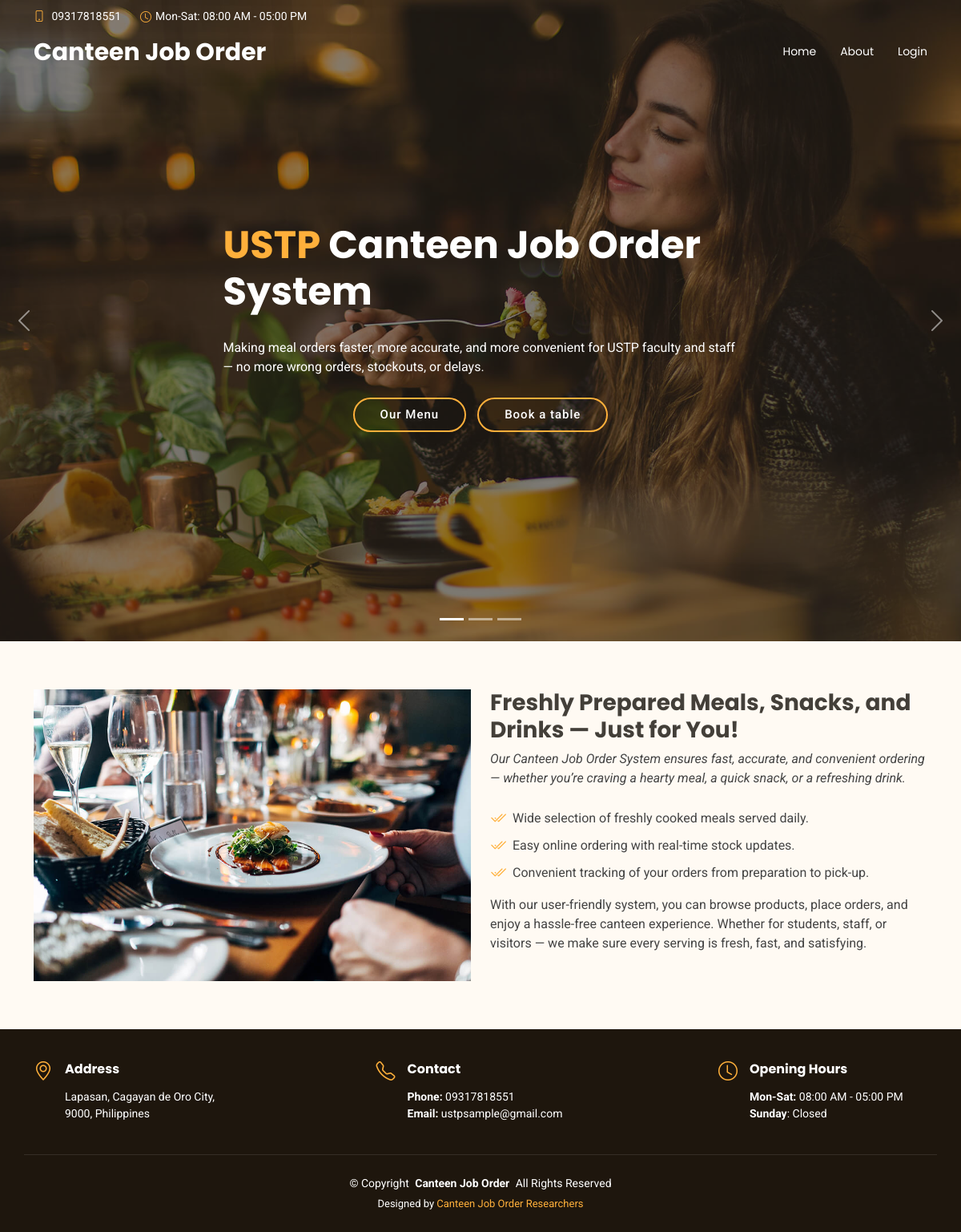
The app's page /index-copy.php with its own data.
### tables this page shows
CREATE TABLE `system_settings` (
  `Id` int(11) NOT NULL,
  `system_name` varchar(255) NOT NULL,
  `about_us` text NOT NULL,
  `address` text NOT NULL,
  `email` varchar(50) NOT NULL,
  `contact` varchar(50) NOT NULL,
  `logo` varchar(255) NOT NULL,
  `gallery` varchar(255) NOT NULL,
  `status` int(11) NOT NULL DEFAULT 0 COMMENT '0=Inactive, 1=Active',
  `created_at` timestamp NOT NULL DEFAULT current_timestamp()
);

### php/db_config.php (called while the page is built, shortened)
<?php
	class db_connect {
	    private $host = DB_HOST;
	    private $user = DB_USER;
	    private $pass = DB_PASS;
	    private $name = DB_NAME;
	    public function connect() {
	        $this->conn = new mysqli($this->host, $this->user, $this->pass, $this->name);
	        return true;
	    }
	}
?>

### php/classes.php (called while the page is built, shortened)
<?php
    require_once 'db_config.php';
    class db_class extends db_connect {
            public function getActiveSystemSettings() {
                $query=$this->conn->prepare("SELECT * FROM system_settings WHERE status=1 LIMIT 1") or die($this->conn->error);
                if($query->execute()){
                    $result=$query->get_result();
                    return $result;
                }
            }
    }

### index-copy.php (the view, shortened to what this page needs)
<?php require_once 'header.php'; ?>
<div class="toast-container position-fixed top-0 end-0 p-3" style="z-index: 2000;">
</div>
<section id="hero" class="hero section dark-background">
  <div id="hero-carousel" class="carousel slide carousel-fade" data-bs-ride="carousel" data-bs-interval="5000">
    <div class="carousel-item active">
      <img src="assets/img/hero-carousel/hero-carousel-1.jpg" alt="">
      <div class="carousel-container">
        <h2><span>USTP</span> Canteen Job Order System</h2>
        <p>Making meal orders faster, more accurate, and more convenient for USTP faculty and staff — no more wrong orders, stockouts, or delays.</p>
        <div>
          <a href="#menu" class="btn-get-started">Our Menu</a>
          <a href="#book-a-table" class="btn-get-started">Book a table</a>
        </div>
      </div>
    </div>
    <a class="carousel-control-prev" href="#hero-carousel" role="button" data-bs-slide="prev">
      <span class="carousel-control-prev-icon bi bi-chevron-left" aria-hidden="true"></span>
    </a>
    <a class="carousel-control-next" href="#hero-carousel" role="button" data-bs-slide="next">
      <span class="carousel-control-next-icon bi bi-chevron-right" aria-hidden="true"></span>
    </a>
    <ol class="carousel-indicators"></ol>
  </div>
</section>
<section id="about" class="about section light-background">
  <div class="container">
    <div class="row gy-4">
      <div class="col-lg-6 position-relative align-self-start" data-aos="fade-up" data-aos-delay="100">
        <img src="assets/img/about.jpg" class="img-fluid" alt="Canteen kitchen and food service area">
      </div>
      <div class="col-lg-6 content" data-aos="fade-up" data-aos-delay="200">
        <h3>Freshly Prepared Meals, Snacks, and Drinks — Just for You!</h3>
        <p class="fst-italic">
          Our Canteen Job Order System ensures fast, accurate, and convenient ordering — whether you’re craving a hearty meal, a quick snack, or a refreshing drink.
        </p>
        <ul>
          <li><i class="bi bi-check2-all"></i> <span>Wide selection of freshly cooked meals served daily.</span></li>
          <li><i class="bi bi-check2-all"></i> <span>Easy online ordering with real-time stock updates.</span></li>
          <li><i class="bi bi-check2-all"></i> <span>Convenient tracking of your orders from preparation to pick-up.</span></li>
        </ul>
        <p>
          With our user-friendly system, you can browse products, place orders, and enjoy a hassle-free canteen experience. Whether for students, staff, or visitors — we make sure every serving is fresh, fast, and satisfying.
        </p>
      </div>
    </div>
  </div>
</section>
<?php require_once 'footer.php'; ?>

### header.php (shortened to what this page needs)
<?php
  require_once 'php/db_config.php';
  require_once 'php/classes.php';
  $db = new db_class();
  $system_settings = $db->getActiveSystemSettings();
  $system_info = null;
  if ($system_settings && $system_settings->num_rows === 0) {
      $system_info = [
          'system_name' => 'Default System Name',
          'address' => 'Default Address',
          'contact' => '09123456789',
          'email' => 'mail@gmail.com',
          'about_us' => 'Sample description',
          'logo' => 'avatar.png'
      ];
  } elseif ($system_settings) {
      $system_info = $system_settings->fetch_assoc();
  } else {
  }
  $current_page = basename($_SERVER['PHP_SELF']);
?>
<!DOCTYPE html>
<html lang="en">
<head>
  <link href="vendors/font-awesome/css/font-awesome.min.css" rel="stylesheet">
  <link href="assets/vendor/bootstrap/css/bootstrap.min.css" rel="stylesheet">
  <link href="assets/vendor/bootstrap-icons/bootstrap-icons.css" rel="stylesheet">
  <link href="assets/vendor/aos/aos.css" rel="stylesheet">
  <link href="assets/vendor/glightbox/css/glightbox.min.css" rel="stylesheet">
  <link href="assets/vendor/swiper/swiper-bundle.min.css" rel="stylesheet">
  <link href="vendors/fullcalendar/dist/fullcalendar.min.css" rel="stylesheet">
  <link href="vendors/fullcalendar/dist/fullcalendar.print.css" rel="stylesheet" media="print">
  <link rel="stylesheet" href="assets/css/sweetalert2.min.css">
  <link href="vendors/datatables.net-bs/css/dataTables.bootstrap.min.css" rel="stylesheet">
  <link href="vendors/datatables.net-buttons-bs/css/buttons.bootstrap.min.css" rel="stylesheet">
  <link href="vendors/datatables.net-fixedheader-bs/css/fixedHeader.bootstrap.min.css" rel="stylesheet">
  <link href="vendors/datatables.net-responsive-bs/css/responsive.bootstrap.min.css" rel="stylesheet">
  <link href="vendors/datatables.net-scroller-bs/css/scroller.bootstrap.min.css" rel="stylesheet">
  <link href="assets/css/main.css" rel="stylesheet">
</head>
<body class="index-page">
  <header id="header" class="header fixed-top">
    <div class="topbar d-flex align-items-center">
      <div class="container d-flex justify-content-end justify-content-md-between">
        <div class="contact-info d-flex align-items-center">
          <i class="bi bi-phone d-flex align-items-center d-none d-lg-block">
            <span><?= $system_info['contact'] ?></span>
          </i>
          <i class="bi bi-clock ms-4 d-none d-lg-flex align-items-center">
            <span>Mon-Sat: 08:00 AM - 05:00 PM</span>
          </i>
        </div>
      </div>
    </div>
    <div class="branding d-flex align-items-cente">
      <div class="container position-relative d-flex align-items-center justify-content-between">
        <a href="index.php" class="logo d-flex align-items-center">
          <h1 class="sitename"><?= $system_info['system_name'] ?></h1>
        </a>
        <nav id="navmenu" class="navmenu">
          <ul>
            <li><a href="index.php?#gallery">Home</a></li>
            <li><a href="about.php?#hero">About</a></li>
            <?php if ($current_page != 'login.php'): ?>
              <li><a href="login.php" class="cta-btn">Login</a></li>
            <?php endif; ?>
          </ul>
        </nav>
      </div>
    </div>
  </header>

### footer.php (shortened to what this page needs)
<footer id="footer" class="footer dark-background">
    <div class="container">
        <div class="row gy-3 d-flex justify-content-between">
            <div class="col-lg-3 col-md-6 d-flex">
                <i class="bi bi-geo-alt icon"></i>
                <div class="address">
                    <h4>Address</h4>
                    <p><?= $system_info['address'] ?></p>
                </div>
            </div>
            <div class="col-lg-3 col-md-6 d-flex">
                <i class="bi bi-telephone icon"></i>
                <div>
                    <h4>Contact</h4>
                    <p>
                        <strong>Phone:</strong> <span><?= $system_info['contact'] ?></span><br>
                        <strong>Email:</strong> <span><?= $system_info['email'] ?></span><br>
                    </p>
                </div>
            </div>
            <div class="col-lg-3 col-md-6 d-flex">
                <i class="bi bi-clock icon"></i>
                <div>
                    <h4>Opening Hours</h4>
                    <p>
                        <strong>Mon-Sat:</strong> <span>08:00 AM - 05:00 PM</span><br>
                        <strong>Sunday</strong>: <span>Closed</span>
                    </p>
                </div>
            </div>
        </div>
    </div>
    <div class="container copyright text-center mt-4">
        <p>© <span>Copyright</span> <strong class="px-1 sitename"><?= $system_info['system_name'] ?></strong> <span>All Rights Reserved</span>
        </p>
        <div class="credits">
            Designed by <a href="#"><?= $system_info['system_name'] ?> Researchers</a>
        </div>
    </div>
</footer>
</body>
</html>

### records on screen
system_settings: contact "09317818551", system_name "Canteen Job Order", address "Lapasan, Cagayan de Oro City, 9000, Philippines", email "ustpsample@gmail.com"
